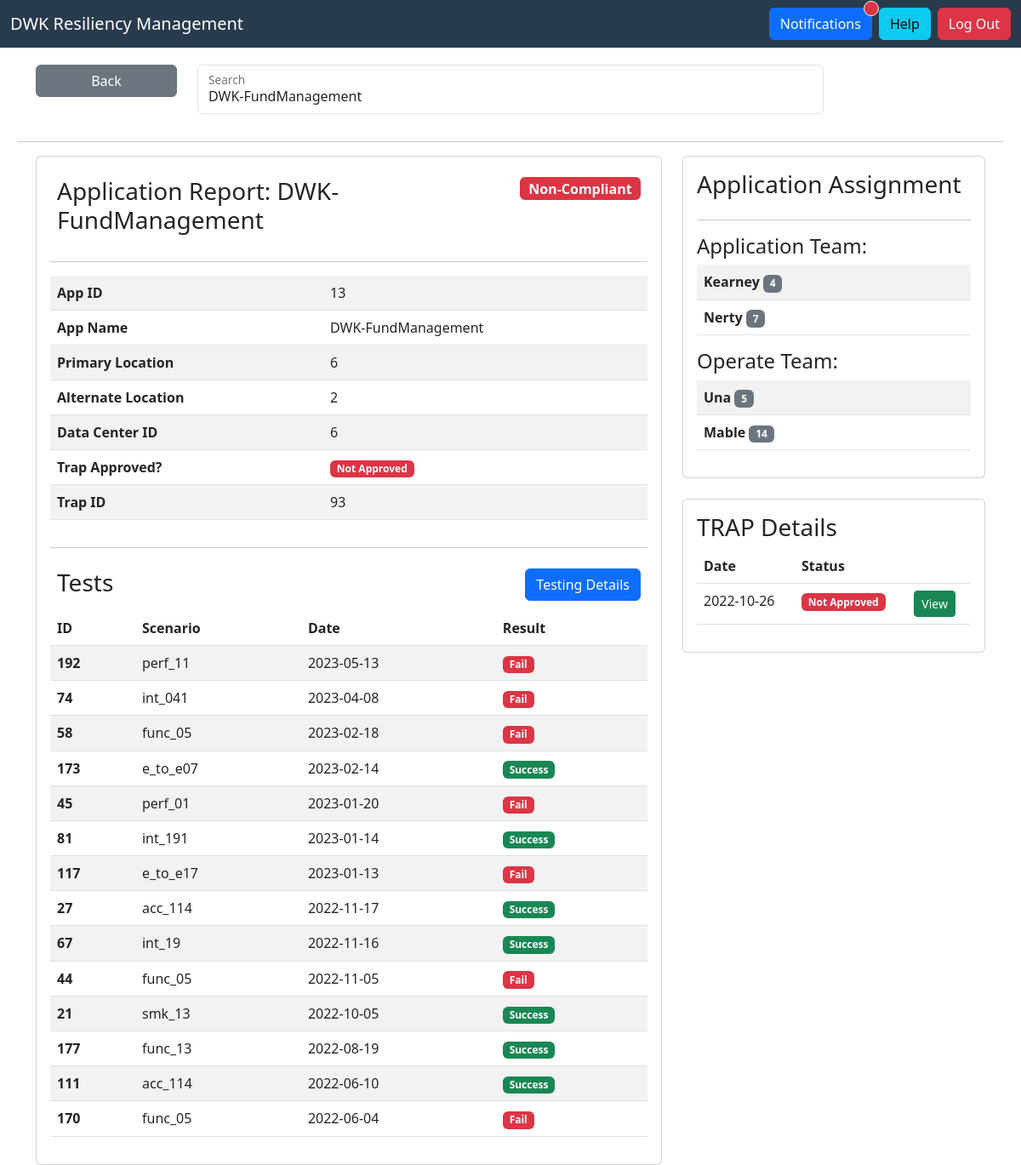
Screenshot of /res/details/13 with the database file from the repository.
### tables this page shows
CREATE TABLE applications (
        app_id varchar(255) NOT NULL,
        app_name varchar(255) NOT NULL,
        primary_location varchar(255) NOT NULL,
        alt_location varchar(255) NOT NULL,
        data_center_id varchar(255) NOT NULL,
        trap_approved varchar(255) NOT NULL,
        trap_id varchar(255) NOT NULL,
        PRIMARY KEY(app_id)
    );

CREATE TABLE app_tests (
        app_test_id varchar(255) NOT NULL,
        app_id varchar(255) NOT NULL,
        test_date varchar(255) NOT NULL,
        scenario varchar(255) NOT NULL,
        duration varchar(255) NOT NULL,
        source_location varchar(255) NOT NULL,
        target_location varchar(255) NOT NULL,
        test_evidence varchar(255),
        test_result varchar(255) NOT NULL,
        PRIMARY KEY(app_Test_ID)
    );

CREATE TABLE users(
    userID varchar(255) NOT NULL,
    username varchar(255) NOT NULL,
    name varchar(255) NOT NULL,
    hash varchar(255) NOT NULL,
    role varchar(255) NOT NULL,
    PRIMARY KEY(userID)
   );

CREATE TABLE app_staff_link (
        app_id varchar(255) NOT NULL,
        app_staff_1 varchar(255) NOT NULL,
        app_staff_2 varchar(255) NOT NULL,
        op_staff_1 varchar(255) NOT NULL,
        op_staff_2 varchar(255) NOT NULL
    );

CREATE TABLE traps (
        trap_id varchar(255) NOT NULL,
        app_id varchar(255) NOT NULL,
        date_created varchar(255) NOT NULL,
        status varchar(255) NOT NULL,
        created_by varchar(255) NOT NULL,
        approved_by varchar(255) NOT NULL,
        location varchar(255) NOT NULL,
        PRIMARY KEY(trap_id)   
    );

### main.py (the view, shortened to what this page needs)
@app.route("/res/details/<app_id>")
def res_details(app_id):
    src_ip = request.remote_addr
    logs.info(f"{src_ip} - Accessed Res Details Page for {app_id} as {name if PROD_MODE else 'PROD'}")
    app_raw = get_app(app_id)[0]
    _, _, trap_date_created, trap_status, _, _, _ = get_trap(app_raw[6])
    allTests = []
    testList = get_testing_entries(app_id, None, None)
    for test in testList:
        app_test_id, _, test_date, scenario, _, _, _, _, test_result = test
        allTests.append({"id": app_test_id, "date": test_date, "scenario": scenario, "result": test_result == "1"})
    app_1, app_2, op_1, op_2 = get_app_assignees(app_id)
    app = {
        "id": app_raw[0],
        "name": app_raw[1],
        "primary_location": app_raw[2],
        "alt_location": app_raw[3],
        "data_center_id": app_raw[4],
        "trap": {
            "id": app_raw[6],
            "approved_str": app_raw[5],
            "approved_bool": is_app_compliant(app_id),
            "date": trap_date_created
        },
        "app_1": {
            "id": app_1,
            "name": get_staff_name(app_1),
        },
        "app_2": {
            "id": app_2,
            "name": get_staff_name(app_2),
        },
        "op_1": {
            "id": op_1,
            "name": get_staff_name(op_1),
        },
        "op_2": {
            "id": op_2,
            "name": get_staff_name(op_2),
        },
        "tests": allTests
    }
    return render_template("res_team/detail.html", app=app)

### utils/db_handler.py (called while the page is built, shortened)
def get_testing_entries(app_id, date_from, date_to):
  with sqlite3.connect(DB_NAME) as conn:
    if date_from is None and date_to is None :
      result = conn.execute("SELECT * FROM app_tests WHERE app_id = ? ORDER BY test_date desc", (app_id,)).fetchall()
      return result
    else:
      result = conn.execute("SELECT * FROM app_tests WHERE app_ID = ? AND test_date > ? AND test_date < ? ORDER BY test_date desc", (app_id, date_from, date_to)).fetchall()
      return result

def get_app(app_id):
    with sqlite3.connect(DB_NAME) as conn:
        result = conn.execute("SELECT * FROM applications WHERE app_id = ?", (app_id,)).fetchall()
        return result

def is_app_compliant(app_id):
    app_tests = get_testing_entries(app_id, None, None)
    if len(app_tests) < 1: # If no tests have been done in the time frame
        return False
    else: # If tests have been done
        latest_test = app_tests[0]
        test_date = latest_test[2]
        years, months, days = test_date.split("-")
        if datetime.datetime(int(years), int(months), int(days)) < datetime.datetime.now() - timedelta(days=365): # If the last test was more than a year ago
            return False
        if latest_test[8] == "0": # If last test was a fail
            return False

def get_app_assignees(app_id):
    with sqlite3.connect(DB_NAME) as conn:
        result = conn.execute("SELECT app_staff_1, app_staff_2, op_staff_1, op_staff_2 FROM app_staff_link WHERE app_id = ?", (app_id,)).fetchall()[0]
        return result

def get_staff_name(user_id):
    with sqlite3.connect(DB_NAME) as conn:
        result = conn.execute("SELECT name FROM users WHERE userID = ?", (user_id,)).fetchall()[0][0]
        return result

def get_trap(trap_id):
    with sqlite3.connect(DB_NAME) as conn:
        result = conn.execute("SELECT * FROM traps WHERE trap_id = ?", (trap_id,)).fetchall()[0]
        return result

### templates/res_team/detail.html (shortened to what this page needs)
{% extends "layout.html" %}
{% block content %}
    <div class="container">
        <div class="row">
            <div class="col-2">
                <button type="button" class="btn btn-secondary" style="width: 100%;" onclick="history.back()">Back</button>
            </div>
            <div class="col-8">
                <div class="form-floating mb-3">
                    <input type="text" class="form-control" id="searchBox" placeholder="Name of Application" value="{{ app.name }}">
                    <label for="floatingInput">Search</label>
                </div>
            </div>
        </div>
    </div>
    <hr>
    <div class="container">
        <div class="row">
            <div class="col-8">
                <div class="card card-body">
                    <div class="d-flex">
                        <div class="p-2 flex-grow-1">
                            <h3 class="card-title">Application Report:  <span class="fw-lighter">{{ app.name }}</span></h3>
                        </div>
                        <div class="p-2">
                            {% if app.trap.approved_bool %}
                                <span class="badge bg-success fs-6">Compliant</span>
                            {% else %}
                                <span class="badge bg-danger fs-6">Non-Compliant</span>
                            {% endif %}
                        </div>
                    </div>
                    <hr>
                    <table class="table table-striped table-hover">
                        <tbody>
                            <tr>
                                <th>App ID</th>
                                <td>{{app.id}}</td>
                            </tr>
                            <tr>
                                <th>App Name</th>
                                <td>{{app.name}}</td>
                            </tr>
                            <tr>
                                <th>Primary Location</th>
                                <td>{{app.primary_location}}</td>
                            </tr>
                            <tr>
                                <th>Alternate Location</th>
                                <td>{{app.alt_location}}</td>
                            </tr>
                            <tr>
                                <th>Data Center ID</th>
                                <td>{{app.data_center_id}}</td>
                            </tr>
                            <tr>
                                <th>Trap Approved?</th>
                                <td>
                                    {% if app.trap.approved_bool %}
                                        <span class="badge bg-success">Approved</span>
                                    {% else %}
                                        <span class="badge bg-danger">Not Approved</span>
                                    {% endif %}
                                </td>
                            </tr>
                            <tr>
                                <th>Trap ID</th>
                                <td>{{app.trap.id}}</td>
                            </tr>
                        </tbody>
                    </table>
                    <hr>
                    <div class="d-flex">
                        <div class="p-2 flex-grow-1">
                            <h3>Tests</h3>
                        </div>
                        <div class="p-2">
                            <button class="btn btn-primary" onclick="window.location.assign('/res/tests/{{ app.id }}')">Testing Details</button>
                        </div>
                    </div>
                    <table class="table table-striped table-hover">
                        <thead>
                            <tr>
                                <th>ID</th>
                                <th>Scenario</th>
                                <th>Date</th>
                                <th>Result</th>
                            </tr>
                        </thead>
                        <tbody>
                            {% for test in app.tests %}
                                <tr>
                                    <th>{{ test.id }}</th>
                                    <td>{{ test.scenario }}</td>
                                    <td>{{ test.date }}</td>
                                    {% if test.result %}
                                        <td><span class="badge bg-success">Success</span></td>
                                    {% else %}
                                        <td><span class="badge bg-danger">Fail</span></td>
                                    {% endif %}
                                </tr>
                            {% endfor %}
                        </tbody>
                    </table>
                </div>
            </div>
            <div class="col-4">
                <div class="card card-body">
                    <h3>Application Assignment</h3>
                    <hr>
                    <h4>Application Team:</h4>
                    <table class="table table-striped table-hover">
                        <tr>
                            <th>{{app.app_1.name}} <span class="badge bg-secondary">{{app.app_1.id}}</span></th>
                        </tr>
                        <tr>
                            <th>{{app.app_2.name}} <span class="badge bg-secondary">{{app.app_2.id}}</span></th>
                        </tr>
                    </table>
                    <h4>Operate Team:</h4>
                    <table class="table table-striped table-hover">
                        <tr>
                            <th>{{app.op_1.name}} <span class="badge bg-secondary">{{app.op_1.id}}</span></th>
                        </tr>
                        <tr>
                            <th>{{app.op_2.name}} <span class="badge bg-secondary">{{app.op_2.id}}</span></th>
                        </tr>
                    </table>
                </div>
                <br>
                <div class="card card-body">
                    <h3>TRAP Details</h3>
                    <table class="table">
                        <thead>
                            <tr>
                                <th>Date</th>
                                <th>Status</th>
                                <th></th>
                            </tr>
                        </thead>
                        <tr onclick="window.location.assign('/trap_viewer/{{ app.id }}')">
                            <td>{{app.trap.date}}</td>
                            <td>
                                {% if app.trap.approved_bool %}
                                    <span class="badge bg-success">Approved</span>
                                {% else %}
                                    <span class="badge bg-danger">Not Approved</span>
                                {% endif %}
                            </td>
                            <td><button class="btn btn-sm btn-success">View</button></td>
                        </tr>
                    </table>
                </div>
            </div>
        </div>
    </div>
{% endblock %}

### rows the page displays
applications: name "DWK-FundManagement", id "13", primary_location "6", alt_location "2", data_center_id "6", trap.id "93"
app_tests: id "192", scenario "perf_11", date "2023-05-13", shows "Fail"
app_tests: id "74", scenario "int_041", date "2023-04-08", shows "Fail"
app_tests: id "58", scenario "func_05", date "2023-02-18", shows "Fail"
app_tests: id "173", scenario "e_to_e07", date "2023-02-14", shows "Success"
app_tests: id "45", scenario "perf_01", date "2023-01-20", shows "Fail"
app_tests: id "81", scenario "int_191", date "2023-01-14", shows "Success"
app_tests: id "117", scenario "e_to_e17", date "2023-01-13", shows "Fail"
app_tests: id "27", scenario "acc_114", date "2022-11-17", shows "Success"
app_tests: id "67", scenario "int_19", date "2022-11-16", shows "Success"
app_tests: id "44", scenario "func_05", date "2022-11-05", shows "Fail"
app_tests: id "21", scenario "smk_13", date "2022-10-05", shows "Success"
app_tests: id "177", scenario "func_13", date "2022-08-19", shows "Success"
app_tests: id "111", scenario "acc_114", date "2022-06-10", shows "Success"
app_tests: id "170", scenario "func_05", date "2022-06-04", shows "Fail"
users: app_1.name "Kearney"
users: app_2.name "Nerty"
users: op_1.name "Una"
users: op_2.name "Mable"
app_staff_link: op_2.id "14"
traps: trap "2022-10-26"

### other values shown
{{ app.app_1.id }} "4"
{{ app.app_2.id }} "7"
{{ app.op_1.id }} "5"
